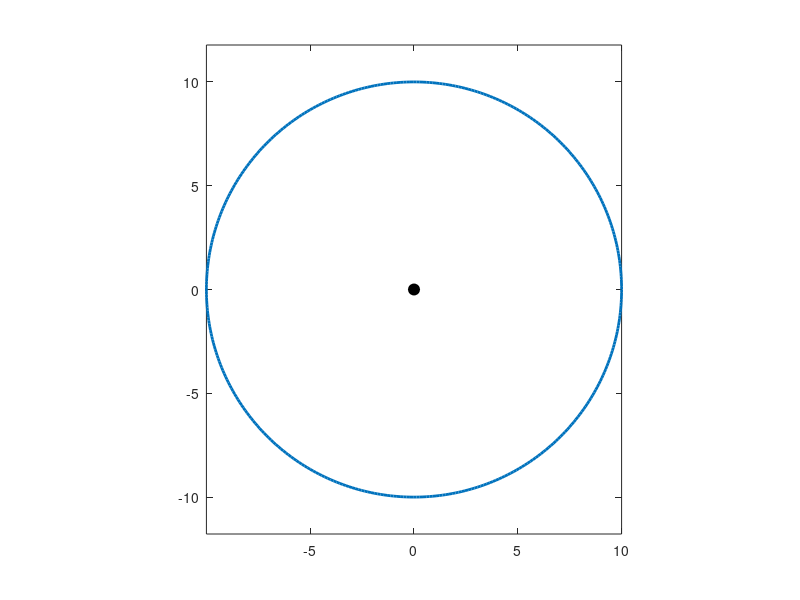

The MATLAB source for this figure: (Note: this script raises an error after producing the figure.)
% mec_CM.m

% Animation of an object executing uniform circular motion.
%   The centripetal acceleration vector and the tangential velocity
%   are shown as the object moves around a circle.  

% DOING PHYSICS WITH MATLAB: 
%   http://www.physics.usyd.edu.au/teach_res/mp/mphome.htm
% VISUAL PHYSICS ONLINE
%   http://www.physics.usyd.edu.au/teach_res/hsp/sp/spHome.htm
% Documentation
%   http://www.physics.usyd.edu.au/teach_res/hsp/sp/mod5new/mod52B.htm
% Download Scripts
%   http://www.physics.usyd.edu.au/teach_res/mp/mscripts/

% Script calls the function DrawArrow.m (download)
%   DrawArrow(zT,magV,angleV,L,W,LW,col)
%      zT (x,y) coordinates of vector tail
%      magV     length of vector (magnitude)
%      angleV   angle of vector w.r.t. X axis
%      L        length of arrow head
%      W        width of arrow head
%      LW       width of arrow for plotting
%      col      RGB color of arrow  [x x x]  

% Ian Cooper  ian.cooper@sydney.edu.au
% School of Physics, University of Sydney
% 190905   Matlab 2018b


clear
close all
clc

% ANIMATION and GIF file ==============================================
% Show and Save animation as a gif file (0 no)  (1 yes) for flagAG
    flagAG = 1;    
% file name for animated gif   
    ag_name = 'ag_UCM.gif'; 
% Delay in seconds before displaying the next image  
    delay = 0.0;
    frame1 = 0;

    
% SETUP ===============================================================
% Radius of circle
  R = 10;
% Period of motion
  T = 1;
% Number of time steps;
  nT = 400;
% angular frequency
  w = 2*pi/T;
% time interval
  t = linspace(0,T,nT);
% (x,y) coordinates for points on circle
  x = R.*cos(w*t);
  y = R.*sin(w*t);
  
  
% GRAHICS =============================================================
  figure(1)
   pos = [0.1 0.2 0.25 0.35];
   set(gcf,'Units','normalized')
   set(gcf,'Position',pos)
   set(gcf,'color','w')
   box on
  
for ct = 1 : nT
  
% Plot circle
  xP = x; yP = y;
  plot(xP,yP,'linewidth',2)
  axis equal;
  hold on
 
% Plot Origon
  Hplot = plot(0,0,'ko');
  set(Hplot,'markerfacecolor','k','markersize',8)
  
% Plot centripetal acceleration (color orange)
  zT = x(ct) + 1i*y(ct);
  angleV = atan2(y(ct),x(ct)) + pi;
  magV = 8; L = 1; W = 0.5; LW = 5; col = [1 0.6 0];
  DrawArrow(zT,magV,angleV,L,W,LW,col)

% Plot tangential velocity  (color green)
  xP = x(ct); yP = y(ct);
  plot(xP,yP,'ko')
  zT = x(ct) + 1i*y(ct);
  angleV = atan2(y(ct),x(ct)) + pi/2;
  magV = 5; L = 1; W = 0.5; LW = 4; col = [0 1 0];
  DrawArrow(zT,magV,angleV,L,W,LW,col)
  
% Plot object 
  xP = x(ct); yP = y(ct);
  Hplot = plot(xP,yP,'ko');
  set(Hplot,'markerfacecolor','k','markersize',12);
  
  text(10,-12,'mecCM.m','fontsize',8) 
  axis([-12 12 -12 12])
  axis off
  set(gca,'position',[0.05 0.05 0.9 0.9])
  pause(0.001)
  hold off
  
% Save animation 
    if flagAG == 1
       frame1 = frame1 + 1;
         frame = getframe(1);
         im = frame2im(frame);
         [imind,cm] = rgb2ind(im,256);
         % On the first loop, create the file. In subsequent loops, append.
         if frame1 == 1
           imwrite(imind,cm,ag_name,'gif','DelayTime',delay,'loopcount',inf);
         else
          imwrite(imind,cm,ag_name,'gif','DelayTime',delay,'writemode','append');
         end
    end   
  
end
  
